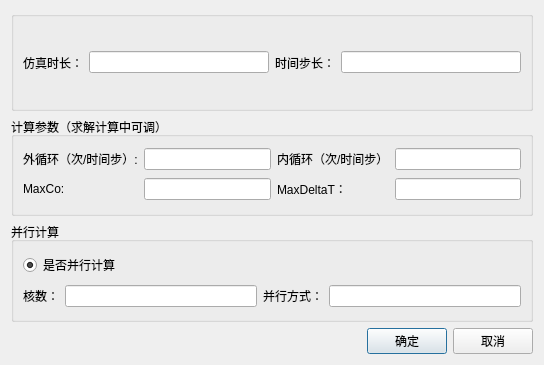
<?xml version="1.0" encoding="UTF-8"?>
<ui version="4.0">
 <class>dialog</class>
 <widget class="QDialog" name="dialog">
  <property name="geometry">
   <rect>
    <x>0</x>
    <y>0</y>
    <width>544</width>
    <height>365</height>
   </rect>
  </property>
  <property name="windowTitle">
   <string>计算参数设置</string>
  </property>
  <layout class="QVBoxLayout" name="verticalLayout">
   <item>
    <widget class="QGroupBox" name="groupBox">
     <property name="sizePolicy">
      <sizepolicy hsizetype="Preferred" vsizetype="Preferred">
       <horstretch>0</horstretch>
       <verstretch>1</verstretch>
      </sizepolicy>
     </property>
     <property name="title">
      <string/>
     </property>
     <layout class="QHBoxLayout" name="horizontalLayout_2">
      <item>
       <layout class="QHBoxLayout" name="horizontalLayout_3">
        <item>
         <widget class="QLabel" name="label">
          <property name="text">
           <string>仿真时长：</string>
          </property>
         </widget>
        </item>
        <item>
         <widget class="QLineEdit" name="lineEdit"/>
        </item>
        <item>
         <widget class="QLabel" name="label_2">
          <property name="text">
           <string>时间步长：</string>
          </property>
         </widget>
        </item>
        <item>
         <widget class="QLineEdit" name="lineEdit_2"/>
        </item>
       </layout>
      </item>
     </layout>
    </widget>
   </item>
   <item>
    <widget class="QGroupBox" name="groupBox_3">
     <property name="sizePolicy">
      <sizepolicy hsizetype="Preferred" vsizetype="Preferred">
       <horstretch>0</horstretch>
       <verstretch>1</verstretch>
      </sizepolicy>
     </property>
     <property name="title">
      <string>计算参数（求解计算中可调）</string>
     </property>
     <layout class="QHBoxLayout" name="horizontalLayout_4">
      <item>
       <layout class="QGridLayout" name="gridLayout">
        <item row="0" column="2">
         <widget class="QLabel" name="label_4">
          <property name="text">
           <string>内循环（次/时间步）</string>
          </property>
         </widget>
        </item>
        <item row="0" column="0">
         <widget class="QLabel" name="label_3">
          <property name="text">
           <string>外循环（次/时间步）:</string>
          </property>
         </widget>
        </item>
        <item row="0" column="3">
         <widget class="QLineEdit" name="lineEdit_4"/>
        </item>
        <item row="0" column="1">
         <widget class="QLineEdit" name="lineEdit_3"/>
        </item>
        <item row="1" column="0">
         <widget class="QLabel" name="label_5">
          <property name="text">
           <string>MaxCo:</string>
          </property>
         </widget>
        </item>
        <item row="1" column="1">
         <widget class="QLineEdit" name="lineEdit_5"/>
        </item>
        <item row="1" column="2">
         <widget class="QLabel" name="label_6">
          <property name="text">
           <string>MaxDeltaT：</string>
          </property>
         </widget>
        </item>
        <item row="1" column="3">
         <widget class="QLineEdit" name="lineEdit_6"/>
        </item>
       </layout>
      </item>
     </layout>
    </widget>
   </item>
   <item>
    <widget class="QGroupBox" name="groupBox_2">
     <property name="sizePolicy">
      <sizepolicy hsizetype="Preferred" vsizetype="Preferred">
       <horstretch>0</horstretch>
       <verstretch>1</verstretch>
      </sizepolicy>
     </property>
     <property name="title">
      <string>并行计算</string>
     </property>
     <layout class="QVBoxLayout" name="verticalLayout_2">
      <item>
       <widget class="QRadioButton" name="radioButton">
        <property name="text">
         <string>是否并行计算</string>
        </property>
        <property name="checked">
         <bool>true</bool>
        </property>
       </widget>
      </item>
      <item>
       <layout class="QHBoxLayout" name="horizontalLayout_5">
        <item>
         <widget class="QLabel" name="label_7">
          <property name="text">
           <string>核数：</string>
          </property>
         </widget>
        </item>
        <item>
         <widget class="QLineEdit" name="lineEdit_7"/>
        </item>
        <item>
         <widget class="QLabel" name="label_8">
          <property name="text">
           <string>并行方式：</string>
          </property>
         </widget>
        </item>
        <item>
         <widget class="QLineEdit" name="lineEdit_8"/>
        </item>
       </layout>
      </item>
     </layout>
    </widget>
   </item>
   <item>
    <layout class="QHBoxLayout" name="horizontalLayout">
     <item>
      <spacer name="horizontalSpacer">
       <property name="orientation">
        <enum>Qt::Horizontal</enum>
       </property>
       <property name="sizeHint" stdset="0">
        <size>
         <width>40</width>
         <height>20</height>
        </size>
       </property>
      </spacer>
     </item>
     <item>
      <widget class="QPushButton" name="pushButton">
       <property name="text">
        <string>确定</string>
       </property>
      </widget>
     </item>
     <item>
      <widget class="QPushButton" name="pushButton_3">
       <property name="text">
        <string>取消</string>
       </property>
      </widget>
     </item>
    </layout>
   </item>
  </layout>
 </widget>
 <resources/>
 <connections/>
</ui>
